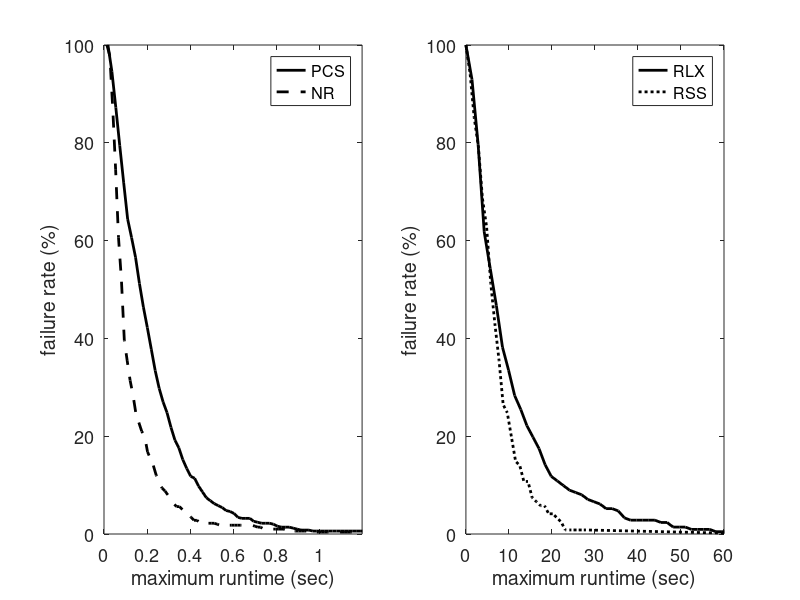

Source code (MATLAB):
% last updated: 09/27/17

clear all
clc

D1 = load('Benchmark_BiRRT_PCS_3poles_rB.txt');
D2 = load('Benchmark_BiRRT_GD_3poles_rB.txt');
D3 = load('Benchmark_BiRRT_RLX_eps5_3poles_rB.txt');
D4 = load('Benchmark_BiRRT_SG_3poles_rB.txt');

%% PCS
d = 1;

clear t M
t = D1(D1(:,1)==d, 5);
maxT = max(t);
T = linspace(0,maxT,100);
T = T(2:end);
for i = 1:length(T)
    s = t < T(i);
    m(i) = mean(t(s));
    M(i) = 1-sum(s)/length(t);
end
T1 = T;
M1 = M;
%% GD
d = 2.6;

clear t M
t = D2(D2(:,1)==d, 5);
maxT = max(t);
T = linspace(0,maxT,100);
T = T(2:end);
for i = 1:length(T)
    s = t < T(i);
    m(i) = mean(t(s));
    M(i) = 1-sum(s)/length(t);
end
T2 = T;
M2 = M;
%% RLX
d = 0.3;

clear t M
t = D3(D3(:,1)==d, 4);
maxT = max(t);
T = linspace(0,maxT,50);
T = T(2:end);
for i = 1:length(T)
    s = t < T(i);
    m(i) = mean(t(s));
    M(i) = 1-sum(s)/length(t);
end
T3 = [0 T];
M3 = [1 M];
%% RSS
d = 0.6;

clear t M
t = D4(D4(:,1)==d,4);
maxT = max(t);
T = linspace(0,maxT,30);
T = T(2:end);
for i = 1:length(T)
    s = t < T(i);
    m(i) = mean(t(s));
    M(i) = 1-sum(s)/length(t);
end
T4 = [0 T T3(end)];
M4 = [1 M 0];
%%
h = figure(2);
clf

subplot(121)
plot(T1,M1*100,'-k','linewidth',2);
hold on
plot(T2,M2*100,'--k','linewidth',2);
hold off
xlabel('maximum runtime (sec)');
ylabel('failure rate (%)');
legend('PCS','NR');
xlim([0 1.2]);%max([T1 T2])]);
set(gca,'fontsize',13);

subplot(122)
plot(T3,M3*100,'-k','linewidth',2);
hold on
plot(T4,M4*100,':k','linewidth',2);
hold off
xlabel('maximum runtime (sec)');
ylabel('failure rate (%)');
legend('RLX','RSS');
xlim([0 60]);%max([T3 T4])]);
set(gca,'fontsize',13);

set(h, 'Position', [100, 100, 800, 300]);
% print runtimeProfile.eps -depsc -r200
